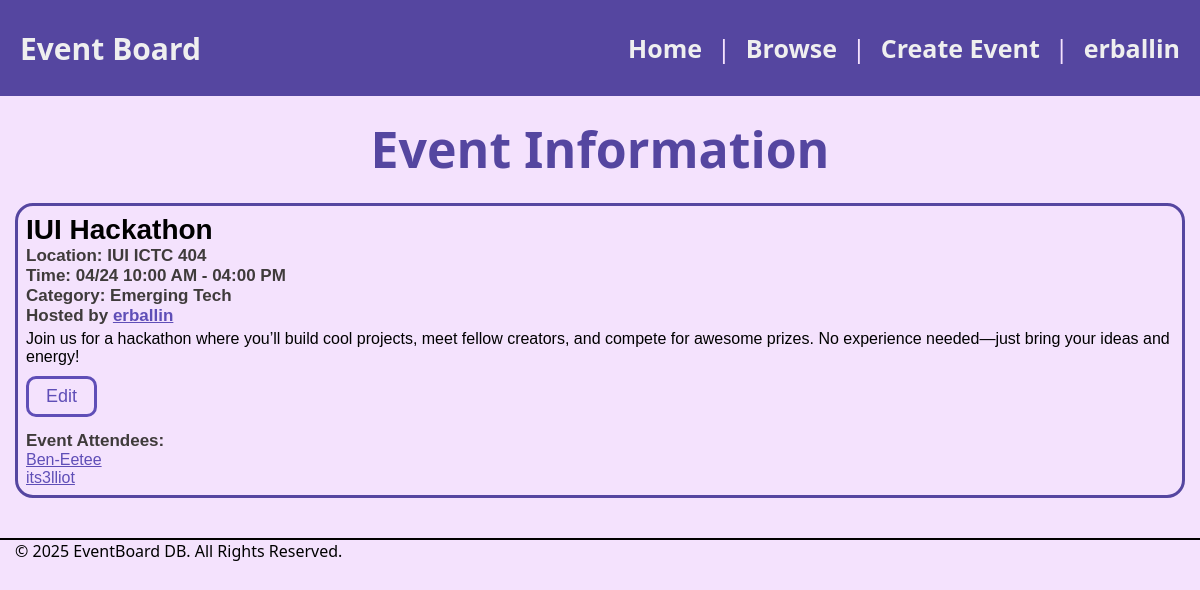
Screenshot of /event.php?eventId=4 (signed in) with the database file from the repository.
### tables this page shows
CREATE TABLE `events` (
  `event_id` int(11) NOT NULL,
  `title` varchar(100) NOT NULL,
  `description` text DEFAULT NULL,
  `location` varchar(200) DEFAULT NULL,
  `start_time` datetime NOT NULL,
  `end_time` datetime NOT NULL,
  `host_id` int(11) NOT NULL,
  `board_id` int(11) DEFAULT NULL,
  `category_id` int(11) DEFAULT NULL,
  `created_at` timestamp NOT NULL DEFAULT current_timestamp(),
  `updated_at` timestamp NOT NULL DEFAULT current_timestamp() ON UPDATE current_timestamp()
);

CREATE TABLE `categories` (
  `category_id` int(11) NOT NULL,
  `name` varchar(50) NOT NULL,
  `description` text DEFAULT NULL
);

CREATE TABLE `users` (
  `user_id` int(11) NOT NULL,
  `username` varchar(50) NOT NULL,
  `email` varchar(100) NOT NULL,
  `password` text NOT NULL,
  `display_name` varchar(100) DEFAULT NULL,
  `location` varchar(100) DEFAULT NULL,
  `created_at` timestamp NOT NULL DEFAULT current_timestamp()
);

### event.php (the view, shortened to what this page needs)
<?php
include ('includes/header.php');
include ('database.php');
?>
<div class="main">Event Information</div>
<?php
if (isset($_GET['eventId']) && is_numeric($_GET['eventId'])) {
    $eventId = intval($_GET['eventId']);
    $sql = "
        SELECT
            events.event_id,
            events.title,
            events.description,
            events.location,
            events.start_time,
            events.end_time,
            events.host_id,
            events.category_id,
            events.created_at,
            users.username,
            categories.name AS category_name,
            rsvp.user_id
        FROM events
        JOIN users ON events.host_id = users.user_id
        JOIN categories ON events.category_id = categories.category_id
        LEFT JOIN rsvp ON events.event_id = rsvp.event_id
        WHERE events.event_id = ?
    ";
    $stmt = $conn->prepare($sql);
    $stmt->bind_param("i", $eventId);
    $stmt->execute();
    $result = $stmt->get_result();
    if ($result && $row = $result->fetch_assoc()) {
        $startDate = strtotime($row['start_time']);
        $endDate = strtotime($row['end_time']);
        echo "<div class='event eventFullSize'>";
        echo "<h1>" . htmlspecialchars($row['title']) . "</h1>";
        echo "<h2>Location: " . htmlspecialchars($row['location']) . "</h2>";
        if (date('Y-m-d', $startDate) === date('Y-m-d', $endDate)) {
            echo '<h2>Time: ' .  date('m/d h:i A', $startDate) . ' - ' .  date('h:i A', $endDate) . '</h2>';
        } else {
            echo '<h2>Time: ' .  date('m/d h:i A', $startDate) . ' - ' .  date('m/d h:i A', $endDate) . '</h2>';
        }
        echo "<h3>Category: " . htmlspecialchars($row['category_name']) . "</h3>";
        echo "<h3>Hosted by <a href='user.php?userId=" . htmlspecialchars($row['host_id']) . "'>" . htmlspecialchars($row['username']) . "</a></h3>";
        echo "<p style='margin-bottom: 10px;'>" . nl2br(htmlspecialchars($row['description'])) . "</p>";
        if (isset($_SESSION['user_id'])) {
            if($_SESSION['user_id'] == $row['host_id']) {
                echo '<a class="button secondary" href="event_form.php?eventId=' . htmlspecialchars($row['event_id']) . '">Edit</a>';
            }
        } else {
            echo '<a class="button" href="signin.php">Log in to RSVP</a>';
        }
        echo "<h3 style='margin-top: 14px'>Event Attendees:</h3>";
        $rsvpQuery = $conn->prepare("
            SELECT users.user_id, users.username
            FROM rsvp
            JOIN users ON rsvp.user_id = users.user_id
            WHERE rsvp.event_id = ?
        ");
        $rsvpQuery->bind_param("i", $row['event_id']);
        $rsvpQuery->execute();
        $rsvpResult = $rsvpQuery->get_result();
        echo "<ul style='list-style: none'>";
        if ($rsvpResult->num_rows > 0) {
            while ($rsvpRow = $rsvpResult->fetch_assoc()) {
                echo "<li><a href='user.php?userId=" . htmlspecialchars($rsvpRow['user_id']) . "'>" .
                    htmlspecialchars($rsvpRow['username']) . "</a></li>";
            }
        } else {
            echo "<li>No one has RSVP’d yet.</li>";
        }
        echo "</ul>";
        echo "</div>";
    } else {
        echo "<p>Event not found.</p>";
    }
} else {
    echo "<p>Invalid event ID.</p>";
}
?>
<?php include ('includes/footer.php'); ?>

### www/css/styles.css (style rules this page uses)
* { margin: 0; padding: 0; box-sizing: border-box; }
html, body { height: 100%; font-family: sans; background-color: #f4e2fd; }
h1, h2, h3, h4, h5, h6, p { margin-bottom: 16px; }
.main { color: #5546a0; font-size: 50px; text-align: center; padding-top: 15px; padding-bottom: 20px; font-weight: 700; margin: 0 !important; }
.event { flex: 1; border: 3px solid #5546a0; border-radius: 18px; padding: 8px; font-family: sans-serif; min-width: 350px; }
.event.eventFullSize { max-width: unset !important; }
.event h1 { font-size: 28px; margin-bottom: 0px; }
.event h2, .event h3 { font-size: 17px; margin-bottom: 0px; color: rgb(63, 59, 59); }
.event p { margin: 4px 0 0 0; }
.event a { color: #5f4eb7; }
.event .button, button, a.button { background-color: #5f4eb7; border: 3px solid #5f4eb7; display: inline-block; padding: 7px 17px; font-size: 18px; color: white; text-decoration: none; border-radius: 10px; margin-right: 5px; cursor: pointer; font-family: sans-serif; }
.event .button.secondary { background-color: transparent; color: #5f4eb7; }

### rows the page displays
events: title "IUI Hackathon", location "IUI ICTC 404", start_time "04/24 10:00 AM", end_time "04:00 PM", description "Join us for a hackathon where you’ll build cool projects, meet fellow creators, and compete for awesome prizes. No experience needed—just bring your ideas and energy!"
categories: name "Emerging Tech"
users: username "erballin"
users: username "Ben-Eetee"
users: username "its3lliot"

### other values shown
$_SESSION['username'] "erballin"
